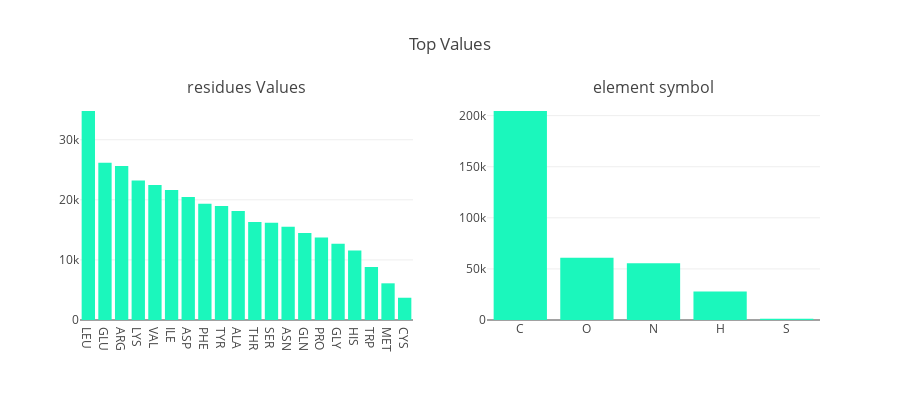

This figure's notebook cell:
### Code cell
trace1 = _generate_bar_plot_ver(df, cols[2], "Param 1 Values", '#1bf7bc', 700, 400, 200, limit=30, need_trace = True)
trace2 = _generate_bar_plot_ver(df, cols[9], "Param 2 Values", '#1bf7bc', 700, 400, 200, limit=30, need_trace = True)
trace3 = _generate_bar_plot_ver(df, cols[4], "Param 3 Values", '#1bf7bc', 700, 400, 200, limit=30, need_trace = True)

fig = tools.make_subplots(rows=1, cols=2, print_grid=False, subplot_titles = ['residues Values','element symbol'])
fig.append_trace(trace1, 1, 1);
fig.append_trace(trace2, 1, 2);
# fig.append_trace(trace3, 1, 3);

fig['layout'].update(height=400,title='Top Values', showlegend=False);
iplot(fig);

### Figure 1 — Plotly figure (JSON) as saved in the notebook; plotly's stock layout.template omitted (floating-point values rounded to 4 significant figures)
{"data": [{"marker": {"color": "#1bf7bc"}, "type": "bar", "uid": "3d630324-a47c-11e8-a63b-38d5470034f4", "x": ["LEU", "GLU", "ARG", "LYS", "VAL", "ILE", "ASP", "PHE", "TYR", "ALA", "THR", "SER", "ASN", "GLN", "PRO", "GLY", "HIS", "TRP", "MET", "CYS"], "xaxis": "x", "y": [34786, 26165, 25645, 23216, 22488, 21642, 20475, 19348, 18983, 18141, 16320, 16179, 15533, 14492, 13725, 12672, 11558, 8822, 6105, 3705], "yaxis": "y"}, {"marker": {"color": "#1bf7bc"}, "type": "bar", "uid": "3d63b8e6-a47c-11e8-a63b-38d5470034f4", "x": ["C", "O", "N", "H", "S"], "xaxis": "x2", "y": [204561, 60879, 55531, 27782, 1247], "yaxis": "y2"}], "layout": {"annotations": [{"font": {"size": 16}, "showarrow": false, "text": "residues Values", "x": 0.225, "xanchor": "center", "xref": "paper", "y": 1, "yanchor": "bottom", "yref": "paper"}, {"font": {"size": 16}, "showarrow": false, "text": "element symbol", "x": 0.775, "xanchor": "center", "xref": "paper", "y": 1, "yanchor": "bottom", "yref": "paper"}], "height": 400, "showlegend": false, "title": "Top Values", "xaxis": {"anchor": "y", "domain": [0, 0.45]}, "xaxis2": {"anchor": "y2", "domain": [0.55, 1]}, "yaxis": {"anchor": "x", "domain": [0, 1]}, "yaxis2": {"anchor": "x2", "domain": [0, 1]}}}
